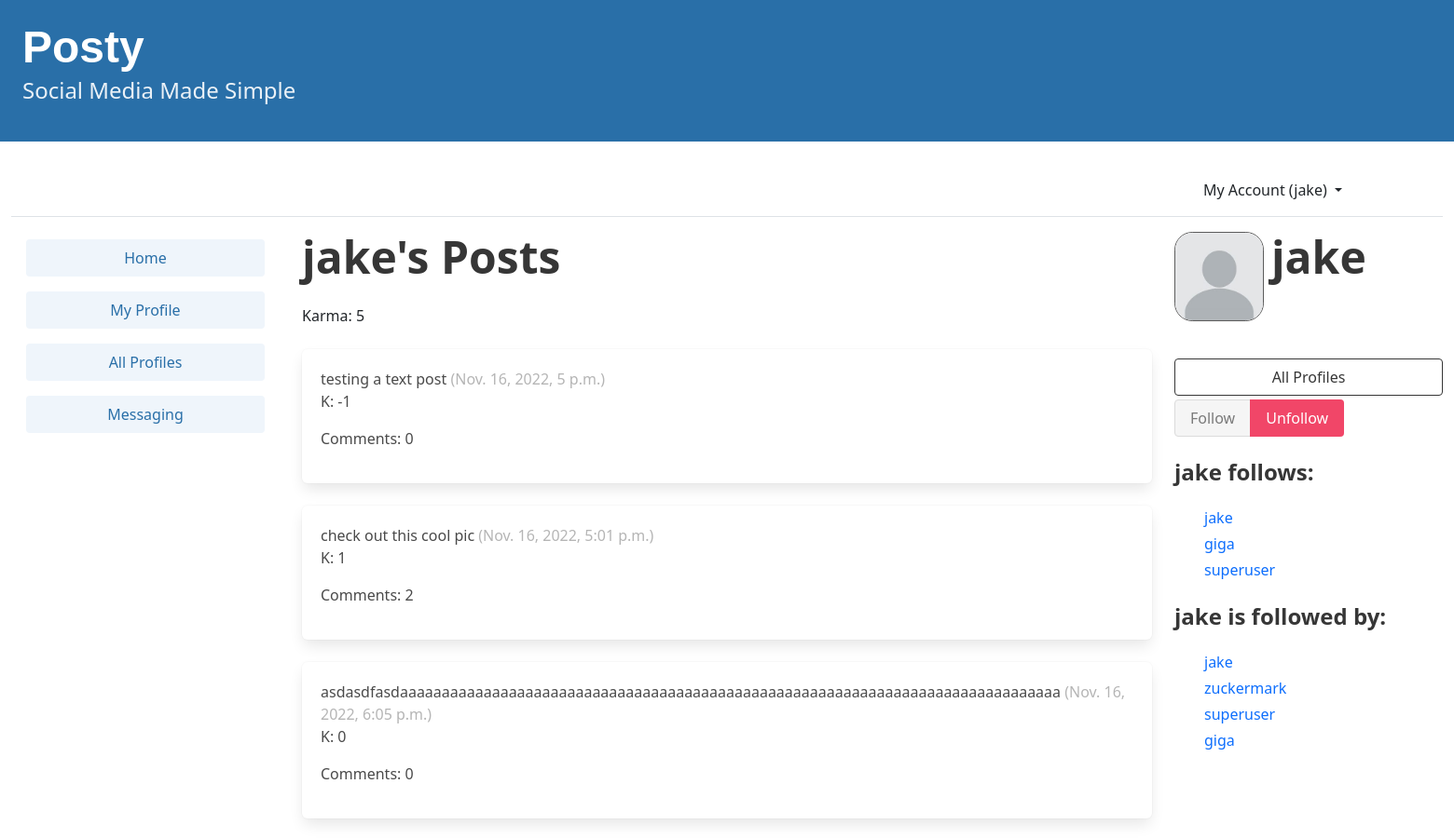
The page /profile/1/ (signed in, upper part) on the database as committed earlier.
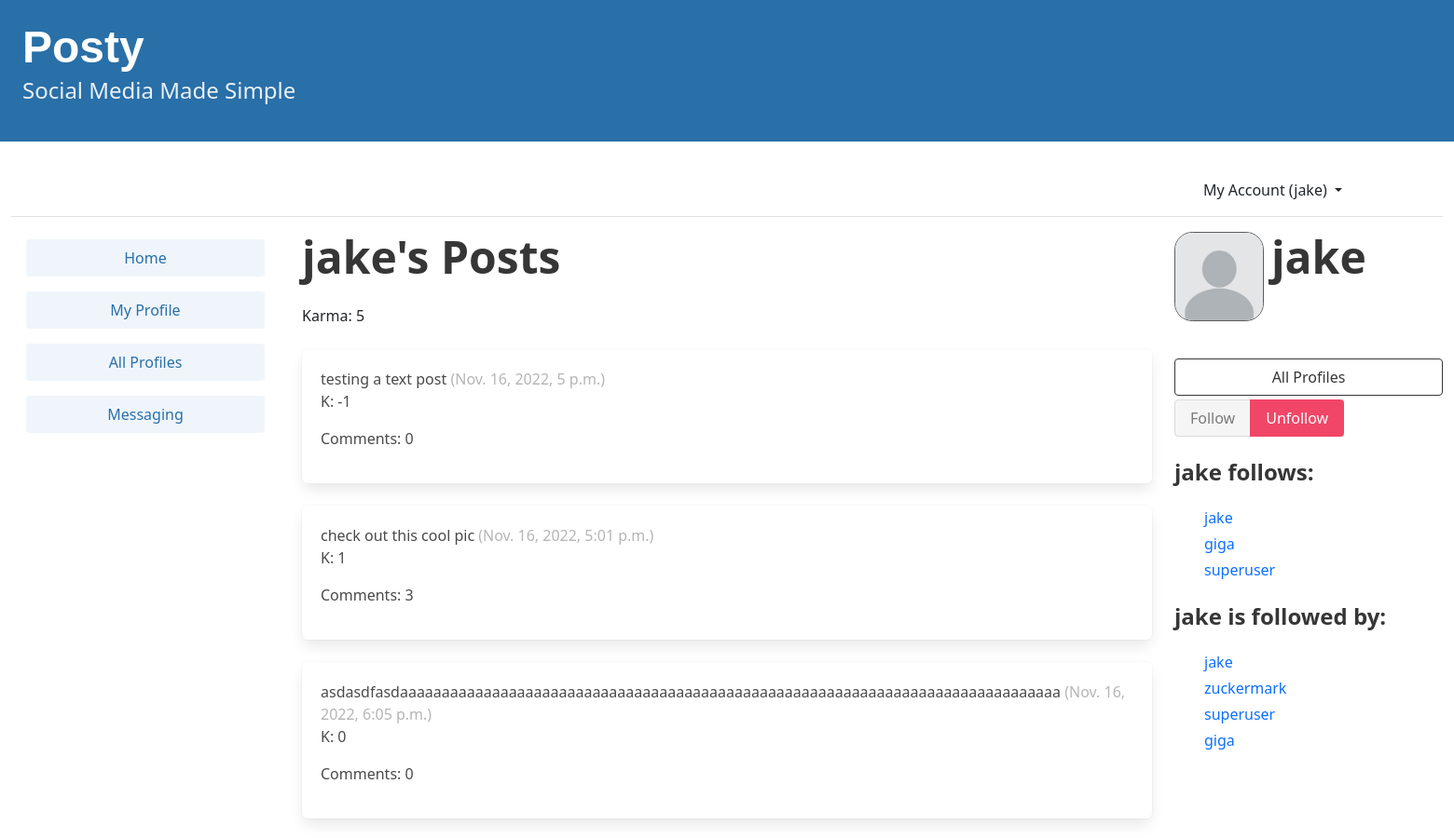
The same page on the database as committed later.
### posty/models.py (models this page shows, shortened)
class Post(models.Model):
    user = models.ForeignKey(User, related_name="posts", on_delete=models.DO_NOTHING)
    body = models.CharField(max_length=255)
    image = models.ImageField(
        default="onebyone.png", upload_to="images/", blank=True, null=True
    )
    created_at = models.DateTimeField(auto_now_add=True)
    post_karma = models.IntegerField(default=0, blank=True, null=True)
    comment_count = models.IntegerField(default=0, blank=True, null=True)
    edited = models.BooleanField(default=False)

### posty/views.py (the view, shortened to what this page needs)
# urls.py: path("profile/<int:pk>/", profile, name="profile"),
@login_required
def profile(request, pk):
    profile = Profile.objects.get(pk=pk)
    profile.user.posts.order_by("-created_at")
    return render(request, "posty/profile.html", {"profile": profile})

### posty/models.py (called while the page is built)
    def __str__(self):
        return self.user.username

### templates/posty/profile.html (shortened to what this page needs)
{% extends 'base.html' %}
{% block content %}
    {% load static %}
    <div class="column is-three-fifths">
        <div class="block">
            <h1 class="title is-1">{{ profile.user.username }}'s Posts</h1>
            <p>Karma: {{ profile.user.user_karma }}</p>
        </div>
        <div class="content">
            {% for post in profile.user.posts.all %}
                <a class="post" href="{% url 'posty:post_detail' post.pk %}">
                    <div class="box">
                        {{ post.body }}
                        <span class="is-small has-text-grey-light">({{ post.created_at }})</span>
                        <p>K: {{ post.post_karma }}</p>
                        <p>Comments: {{ post.comment_count }}</p>
                    </div>
                </a>
                <br>
            {% endfor %}
        </div>
    </div>
    <div class="column is-one-fifth">
        <div class="columns">
            <div class="column is-one-third">
                <figure class="image is-96x96">
                    <img src={{ profile.user.profile_picture.url }} alt="Placeholder image" class="profile_pfp">
                </figure>
            </div>
            <div class="column">
                <h1 class="title is-1">{{ profile.user.username }}</h1>
            </div>
        </div>
        <div class="block">
            <a href="{% url 'posty:profile_list' %}" style="text-decoration: none;">
                <button class="button is-dark is-outlined is-fullwidth">All Profiles</button>
            </a>
            <form method="post">
                <div class="buttons has-addons mt-1">
                    {% if profile in user.profile.follows.all %}
                        <button class="button is-success is-static">Follow</button>
                        <button class="button is-danger" name="follow" value="unfollow">Unfollow</button>
                    {% else %}
                        <button class="button is-success has-background-info-dark"
                                name="follow"
                                value="follow">Follow</button>
                        <button class="button is-danger is-static">Unfollow</button>
                    {% endif %}
                </div>
            </form>
        </div>
        <div class="block">
            <h3 class="title is-4">{{ profile.user.username }} follows:</h3>
            <div class="content">
                <ul>
                    {% for following in profile.follows.all %}
                        <li>
                            <a href="{% url 'posty:profile' following.id %}">{{ following }}</a>
                        </li>
                    {% endfor %}
                </ul>
            </div>
        </div>
        <div class="block">
            <h3 class="title is-4">{{ profile.user.username }} is followed by:</h3>
            <div class="content">
                <ul>
                    {% for follower in profile.followed_by.all %}
                        <li>
                            <a href="{% url 'posty:profile' follower.id %}">{{ follower }}</a>
                        </li>
                    {% endfor %}
                </ul>
            </div>
        </div>
    </div>
    <link rel="stylesheet" href="{% static 'css/profile.css' %}">
{% endblock content %}

Rows that differ between the two databases and show on the page:
changed Post "check out this cool pic": comment_count "2" → "3"
